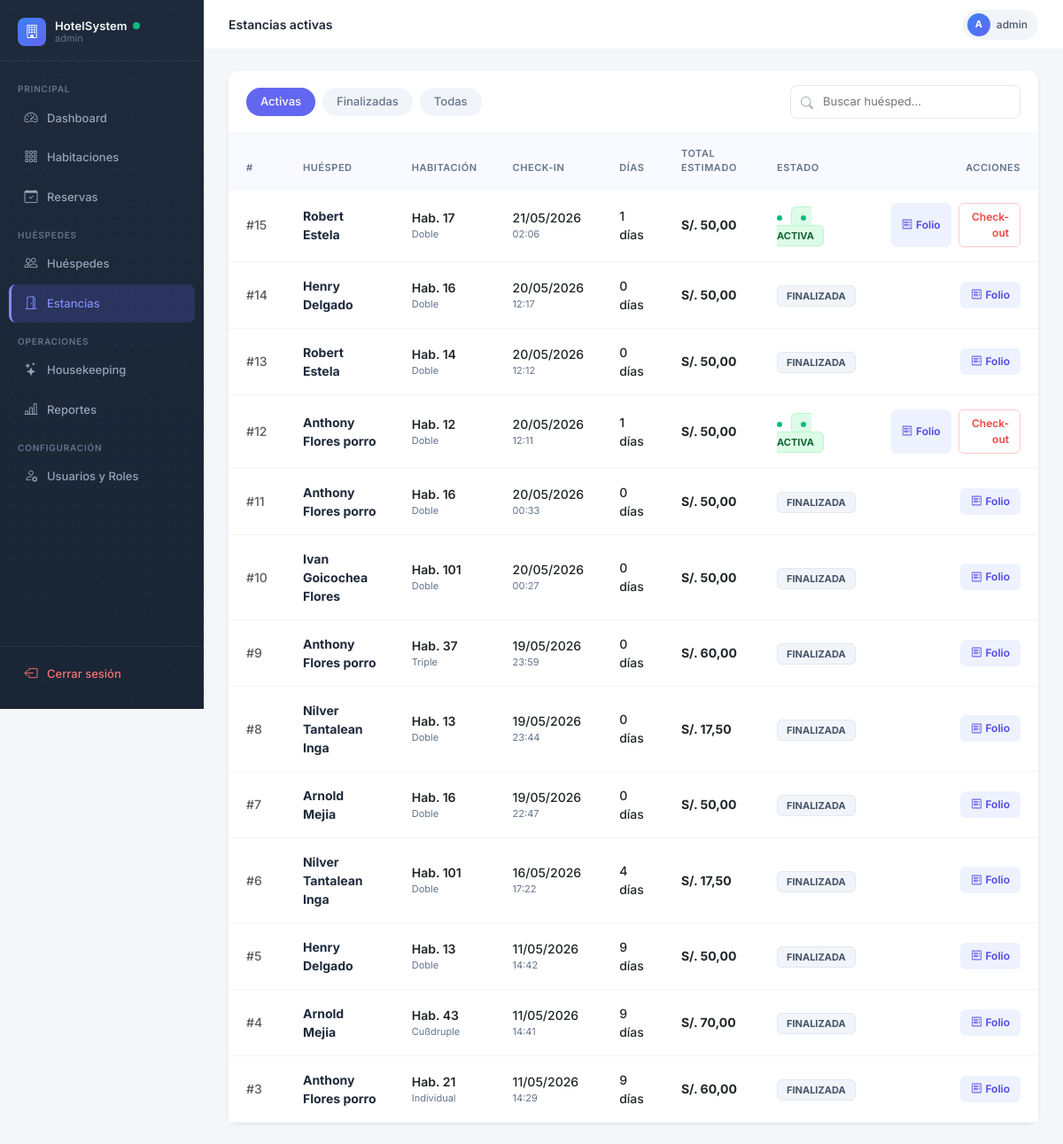
/estancias/ (signed in), run on the app's committed database.
### estancias/models.py (models this page shows, shortened)
class Estancia(models.Model):
    ACTIVA = 'ACTIVA'
    FINALIZADA = 'FINALIZADA'
    ESTADO_CHOICES = [
        (ACTIVA, 'Activa'),
        (FINALIZADA, 'Finalizada'),
    ]
    reserva = models.OneToOneField(Reserva, on_delete=models.CASCADE, related_name='estancia')
    habitacion = models.ForeignKey(Habitacion, on_delete=models.CASCADE, related_name='estancias')
    fecha_checkin = models.DateTimeField(auto_now_add=True)
    fecha_checkout = models.DateTimeField(null=True, blank=True)
    precio_final = models.DecimalField(max_digits=10, decimal_places=2, default=0)
    estado = models.CharField(max_length=20, choices=ESTADO_CHOICES, default=ACTIVA)
    class Meta:
        verbose_name = 'Estancia'
        verbose_name_plural = 'Estancias'

### reservas/models.py (models this page shows, shortened)
class Reserva(models.Model):
    POR_DIA = 'DIA'
    POR_HORA = 'HORA'
    MODALIDAD_CHOICES = [
        (POR_DIA, 'Por dia'),
        (POR_HORA, 'Por horas'),
    ]
    PENDIENTE = 'PENDIENTE'
    CONFIRMADA = 'CONFIRMADA'
    CHECKIN = 'CHECKIN'
    CHECKOUT = 'CHECKOUT'
    CANCELADA = 'CANCELADA'
    ESTADO_CHOICES = [
        (PENDIENTE, 'Pendiente'),
        (CONFIRMADA, 'Confirmada'),
        (CHECKIN, 'Check-In realizado'),
        (CHECKOUT, 'Check-Out realizado'),
        (CANCELADA, 'Cancelada'),
    ]
    DIRECTO = 'DIRECTO'
    WEB = 'WEB'
    AGENCIA = 'AGENCIA'
    ORIGEN_CHOICES = [
        (DIRECTO, 'Directo'),
        (WEB, 'Web'),
        (AGENCIA, 'Agencia'),
    ]
    hotel = models.ForeignKey(Hotel, on_delete=models.CASCADE, related_name='reservas')
    huesped = models.ForeignKey(Huesped, on_delete=models.CASCADE, related_name='reservas')
    habitacion = models.ForeignKey(Habitacion, on_delete=models.SET_NULL, null=True, blank=True, related_name='reservas')
    fecha_entrada = models.DateField()
    fecha_salida = models.DateField()
    fecha_hora_entrada = models.DateTimeField(null=True, blank=True)
    fecha_hora_salida = models.DateTimeField(null=True, blank=True)
    modalidad = models.CharField(max_length=10, choices=MODALIDAD_CHOICES, default=POR_DIA)
    duracion_horas = models.DecimalField(max_digits=5, decimal_places=2, default=0)
    tolerancia_minutos = models.PositiveIntegerField(default=10)
    cargo_extra_desde_minutos = models.PositiveIntegerField(default=30)
    num_adultos = models.IntegerField(default=1, validators=[MinValueValidator(1)])
    estado = models.CharField(max_length=20, choices=ESTADO_CHOICES, default=PENDIENTE)
    precio_total = models.DecimalField(max_digits=10, decimal_places=2, default=0)
    origen = models.CharField(max_length=10, choices=ORIGEN_CHOICES, default=DIRECTO)
    created_at = models.DateTimeField(auto_now_add=True)
    class Meta:
        verbose_name = 'Reserva'
        verbose_name_plural = 'Reservas'

### huespedes/models.py (models this page shows, shortened)
class Huesped(models.Model):
    DNI = 'DNI'
    PASAPORTE = 'PASAPORTE'
    CE = 'CE'
    TIPO_DOC_CHOICES = [
        (DNI, 'DNI'),
        (PASAPORTE, 'Pasaporte'),
        (CE, 'Carné de Extranjería'),
    ]
    tipo_doc = models.CharField(max_length=10, choices=TIPO_DOC_CHOICES, default=DNI)
    num_doc = models.CharField(max_length=20, unique=True)
    nombres = models.CharField(max_length=100)
    apellidos = models.CharField(max_length=100)
    email = models.EmailField(blank=True, null=True)
    telefono = models.CharField(max_length=20, blank=True, null=True)
    nacionalidad = models.CharField(max_length=50, default='Peruana')
    created_at = models.DateTimeField(auto_now_add=True)
    class Meta:
        verbose_name = 'Huésped'
        verbose_name_plural = 'Huéspedes'

### hotel/models.py (models this page shows, shortened)
class Habitacion(models.Model):
    DISPONIBLE = 'DISPONIBLE'
    OCUPADA = 'OCUPADA'
    LIMPIEZA = 'LIMPIEZA'
    MANTENIMIENTO = 'MANTENIMIENTO'
    ESTADO_CHOICES = [
        (DISPONIBLE, 'Disponible'),
        (OCUPADA, 'Ocupada'),
        (LIMPIEZA, 'En Limpieza'),
        (MANTENIMIENTO, 'En Mantenimiento'),
    ]
    hotel = models.ForeignKey(Hotel, on_delete=models.CASCADE, related_name='habitaciones')
    tipo = models.ForeignKey(TipoHabitacion, on_delete=models.CASCADE, related_name='habitaciones')
    numero = models.CharField(max_length=10)
    piso = models.IntegerField()
    estado = models.CharField(max_length=20, choices=ESTADO_CHOICES, default=DISPONIBLE)
    imagen_url = models.URLField(blank=True, null=True)
    imagenes_urls = models.JSONField(default=list, blank=True)
    class Meta:
        verbose_name = 'Habitación'
        verbose_name_plural = 'Habitaciones'
        unique_together = ['hotel', 'numero']

class TipoHabitacion(models.Model):
    hotel = models.ForeignKey(Hotel, on_delete=models.CASCADE, related_name='tipos_habitacion')
    nombre = models.CharField(max_length=100)
    capacidad = models.IntegerField(validators=[MinValueValidator(1)])
    precio_base = models.DecimalField(max_digits=10, decimal_places=2)
    amenidades = models.JSONField(default=list)
    class Meta:
        verbose_name = 'Tipo de Habitación'
        verbose_name_plural = 'Tipos de Habitación'

### views_frontend.py (the view)
# urls.py: path('estancias/', estancias_lista, name='estancias_lista'),
@login_required
def estancias_lista(request):
    if not _es_recepcionista(request.user):
        return _acceso_denegado(request)
    from django.utils import timezone
    estancias = Estancia.objects.select_related(
        'reserva__huesped', 'habitacion__tipo'
    ).all().order_by('-fecha_checkin')
    for e in estancias:
        if e.fecha_checkout:
            e.dias_estancia = (e.fecha_checkout.date() - e.fecha_checkin.date()).days
        else:
            e.dias_estancia = (timezone.now().date() - e.fecha_checkin.date()).days or 1
    return render(request, 'estancias/lista.html', {'estancias': estancias})

### views_frontend.py (called while the page is built)
def _es_admin(user):
    return user.is_superuser or user.groups.filter(name='admin').exists()

def _es_recepcionista(user):
    return _es_admin(user) or user.groups.filter(name='recepcionista').exists()

### templates/estancias/lista.html (shortened to what this page needs)
{% extends 'base.html' %}
{% block page_title %}Estancias activas{% endblock %}
{% block content %}
<div class="card border-0 shadow-sm" style="border-radius: 12px; background: #fff;">
  <div class="estancias-filters">
    <div class="estancias-tabs">
      <a href="?estado=ACTIVA" class="estancias-tab {% if request.GET.estado == 'ACTIVA' or not request.GET.estado %}active{% endif %}">Activas</a>
      <a href="?estado=FINALIZADA" class="estancias-tab {% if request.GET.estado == 'FINALIZADA' %}active{% endif %}">Finalizadas</a>
      <a href="?estado=TODAS" class="estancias-tab {% if request.GET.estado == 'TODAS' %}active{% endif %}">Todas</a>
    </div>
    <div class="search-wrapper">
      <i class="bi bi-search search-icon"></i>
      <form method="get">
        <input type="text" name="q" value="{{ request.GET.q }}" class="search-input" placeholder="Buscar huésped...">
      </form>
    </div>
  </div>
  <div class="table-responsive">
    <table class="table table-estancias table-hover mb-0" style="width: 100%; border-collapse: collapse;">
      <thead>
        <tr><th>#</th><th>Huésped</th><th>Habitación</th><th>Check-in</th><th>Días</th>{% if not request.user.groups.all|join:',' == 'Recepcionista' %}<th>Total estimado</th>{% endif %}<th>Estado</th><th class="text-end">Acciones</th></tr>
      </thead>
      <tbody>
        {% for e in estancias %}
        <tr>
          <td class="text-muted fw-medium">#{{ e.id }}</td>
          <td>
            <div class="fw-bold" style="color: #1e293b;">{{ e.reserva.huesped.nombres }} {{ e.reserva.huesped.apellidos }}</div>
          </td>
          <td>
            <div class="fw-semibold text-dark">Hab. {{ e.habitacion.numero }}</div>
            <div style="font-size: 11px; color: #64748b;">{{ e.habitacion.tipo.nombre }}</div>
          </td>
          <td>
            <div class="fw-medium text-dark">{{ e.fecha_checkin|date:"d/m/Y" }}</div>
            <div style="font-size: 11px; color: #64748b;">{{ e.fecha_checkin|date:"H:i" }}</div>
          </td>
          <td class="fw-medium text-dark">{{ e.dias_estancia }} días</td>
          {% with user_groups=request.user.groups.all|join:',' %}
          {% if 'Recepcionista' not in user_groups or request.user.is_superuser %}
          <td class="fw-bold text-dark">S/. {{ e.precio_final }}</td>
          {% endif %}
          {% endwith %}
          <td>
            {% if e.estado == 'ACTIVA' %}
            <span class="badge-activa">ACTIVA</span>
            {% else %}
            <span class="badge-finalizada">FINALIZADA</span>
            {% endif %}
          </td>
          <td class="text-end">
            <div class="d-flex gap-2 justify-content-end">
              <a href="/estancias/{{ e.id }}/folio/" class="btn-folio text-decoration-none">
                <i class="bi bi-receipt me-1"></i>Folio
              </a>
              {% if e.estado == 'ACTIVA' %}
              <a href="/estancias/{{ e.id }}/checkout/" class="btn-checkout text-decoration-none"
                 onclick="return confirm('¿Confirmar check-out?')">Check-out</a>
              {% endif %}
            </div>
          </td>
        </tr>
        {% endfor %}
      </tbody>
    </table>
  </div>
</div>
{% endblock %}

### templates/base.html (shortened to what this page needs)
<!DOCTYPE html>
<html lang="es">
<head>
  <link href="https://cdn.jsdelivr.net/npm/bootstrap@5.3.0/dist/css/bootstrap.min.css" rel="stylesheet">
  <link href="https://cdn.jsdelivr.net/npm/bootstrap-icons@1.11.0/font/bootstrap-icons.css" rel="stylesheet">
</head>
<body>
{% if user.is_authenticated %}
<aside class="sidebar">
  <div class="sidebar-brand">
    <div class="sidebar-brand-icon"><i class="bi bi-building"></i></div>
    <div class="sidebar-brand-text">
      <div class="sidebar-brand-name">HotelSystem <span style="width:8px;height:8px;background:#10b981;border-radius:50%;animation: pulse 2s infinite; display: inline-block;"></span></div>
      <div class="sidebar-brand-user">{{ user.username }}</div>
    </div>
  </div>
  <nav class="sidebar-nav">
    {% with groups=request.user.groups.all|stringformat:"s" %}
    {% if request.user.is_superuser or 'admin' in groups or 'recepcionista' in groups %}
    <div class="sidebar-section">Principal</div>
    <a href="/dashboard/" class="nav-link {% if request.path == '/dashboard/' %}active{% endif %}">
      <i class="bi bi-speedometer2"></i>Dashboard
    </a>
    <a href="/habitaciones/" class="nav-link {% if '/habitaciones/' in request.path %}active{% endif %}">
      <i class="bi bi-grid-3x3-gap"></i>Habitaciones
    </a>
    <a href="/reservas/" class="nav-link {% if '/reservas/' in request.path %}active{% endif %}">
      <i class="bi bi-calendar-check"></i>Reservas
    </a>
    <div class="sidebar-section">Huéspedes</div>
    <a href="/huespedes/" class="nav-link {% if '/huespedes/' in request.path %}active{% endif %}">
      <i class="bi bi-people"></i>Huéspedes
    </a>
    <a href="/estancias/" class="nav-link {% if '/estancias/' in request.path %}active{% endif %}">
      <i class="bi bi-door-open"></i>Estancias
    </a>
    {% endif %}
    <div class="sidebar-section">Operaciones</div>
    {% if request.user.is_superuser or 'admin' in groups or 'housekeeping' in groups %}
    <a href="/housekeeping/" class="nav-link {% if '/housekeeping/' in request.path %}active{% endif %}">
      <i class="bi bi-stars"></i>Housekeeping
    </a>
    {% endif %}
    {% if request.user.is_superuser or 'admin' in groups or 'recepcionista' in groups %}
    <a href="/reportes/" class="nav-link {% if '/reportes/' in request.path %}active{% endif %}">
      <i class="bi bi-bar-chart-line"></i>Reportes
    </a>
    {% endif %}
    {% if request.user.is_superuser or 'admin' in groups %}
    <div class="sidebar-section">Configuración</div>
    <a href="/usuarios/" class="nav-link {% if '/usuarios/' in request.path %}active{% endif %}">
      <i class="bi bi-person-gear"></i>Usuarios y Roles
    </a>
    {% endif %}
    {% endwith %}
  </nav>
  <div class="sidebar-footer">
    <a href="/logout/" class="nav-link logout">
      <i class="bi bi-box-arrow-left"></i>Cerrar sesión
    </a>
  </div>
</aside>
<header class="navbar-top">
  <span class="navbar-top-title">{% block page_title %}{% endblock %}</span>
  <div class="user-chip">
    <div class="user-chip-avatar">{{ user.username|slice:":1"|upper }}</div>
    {{ user.username }}
  </div>
</header>
<main class="main-content">
  {% block content %}{% endblock %}
</main>
{% else %}
{% block auth_content %}{% endblock %}
{% endif %}
</body>
</html>

### templates/base.html (style rules this page uses)
*, *::before, *::after { box-sizing: border-box; transition: background-color 0.15s ease, border-color 0.15s ease, box-shadow 0.15s ease, transform 0.15s ease; }
body { font-family: 'Inter', system-ui, sans-serif; background: #f5f6fa; color: #374151; font-size: 14px; -webkit-font-smoothing: antialiased; }
h1, h2, h3, h4, h5, h6, .navbar-top-title, .form-section-title { color: #1f2937; }
.sidebar { width: 230px; min-height: 100vh; background: linear-gradient(180deg, #1e2a3b 0%, #1a2535 100%); background-image: radial-gradient(circle, rgba(255,255,255,0.03) 1px, transparent 1px), linear-gradient(180deg, #1e2a3b 0%, #1a2535 100%); background-size: 20px 20px, 100% 100%; position: fixed; top: 0; left: 0; z-index: 100; display: flex; flex-direction: column; padding: 0; }
.sidebar-brand { display: flex; align-items: center; gap: 10px; padding: 20px 20px 16px; border-bottom: 1px solid rgba(255,255,255,.06); }
.sidebar-brand-icon { width: 32px; height: 32px; border-radius: 8px; background: linear-gradient(135deg, #3b82f6, #6366f1); display: flex; align-items: center; justify-content: center; color: #fff; font-size: 15px; flex-shrink: 0; }
.sidebar-brand-text { line-height: 1.2; }
.sidebar-brand-name { color: #f8fafc; font-size: 13px; font-weight: 600; letter-spacing: .01em; display: flex; align-items: center; gap: 6px; }
.sidebar-brand-user { color: #64748b; font-size: 11px; }
.sidebar-nav { padding: 12px 10px; flex: 1; }
.sidebar-section { color: #64748b; font-size: 10px; font-weight: 600; letter-spacing: .08em; text-transform: uppercase; padding: 12px 10px 4px; }
.nav-link { display: flex; align-items: center; gap: 9px; color: #94a3b8; font-size: 13px; font-weight: 500; padding: 10px 16px; border-radius: 8px; margin-bottom: 2px; transition: background .15s, color .15s, transform .15s, padding .15s, border .15s; text-decoration: none; border-left: 0px solid transparent; }
.nav-link i { font-size: 15px; flex-shrink: 0; width: 18px; text-align: center; }
.nav-link.active { background: rgba(99,102,241,.2); color: #818cf8; border-left: 3px solid #818cf8; padding-left: 13px; }
.nav-link.active i { color: #818cf8; }
.sidebar-footer { padding: 10px 10px 16px; border-top: 1px solid rgba(255,255,255,.06); }
.nav-link.logout { color: #f87171; }
.navbar-top { margin-left: 230px; position: sticky; top: 0; z-index: 99; background: #fff; border-bottom: 1px solid #f1f5f9; padding: 0 28px; height: 56px; display: flex; align-items: center; justify-content: space-between; }
.navbar-top-title { font-size: 14px; font-weight: 600; color: #1f2937; }
.user-chip { display: flex; align-items: center; gap: 7px; background: #f1f5f9; border-radius: 20px; padding: 4px 12px 4px 5px; font-size: 12px; font-weight: 500; color: #475569; }
.user-chip-avatar { width: 26px; height: 26px; border-radius: 50%; background: linear-gradient(135deg, #3b82f6, #6366f1); color: #fff; font-size: 11px; font-weight: 700; display: flex; align-items: center; justify-content: center; }
.main-content { margin-left: 230px; padding: 24px 28px; min-height: 100vh; }
.card { border: 1px solid #e2e8f0; border-radius: 10px; box-shadow: 0 1px 3px rgba(15,23,42,.05); background: #fff; }
.table { font-size: 13.5px; }
.table th { font-weight: 600; font-size: 11.5px; letter-spacing: .03em; text-transform: uppercase; color: #64748b; }
.table-hover > tbody > tr { transition: background-color 0.1s ease; cursor: pointer; }
.badge-activa-anim::before { content: ""; display: inline-block; width: 6px; height: 6px; border-radius: 50%; margin-right: 6px; animation: blink 1.5s infinite; background: #10b981; }

### data on the page
Estancia: id "15", reserva.huesped.nombres "Robert", reserva.huesped.apellidos "Estela", habitacion.numero "17", habitacion.tipo.nombre "Doble", fecha_checkin "21/05/2026", fecha_checkin "02:06", dias_estancia "1", precio_final "50,00", estado "ACTIVA"
Estancia: id "14", reserva.huesped.nombres "Henry", reserva.huesped.apellidos "Delgado", habitacion.numero "16", habitacion.tipo.nombre "Doble", fecha_checkin "20/05/2026", fecha_checkin "12:17", dias_estancia "0", precio_final "50,00", estado "FINALIZADA"
Estancia: id "13", reserva.huesped.nombres "Robert", reserva.huesped.apellidos "Estela", habitacion.numero "14", habitacion.tipo.nombre "Doble", fecha_checkin "20/05/2026", fecha_checkin "12:12", dias_estancia "0", precio_final "50,00", estado "FINALIZADA"
Estancia: id "12", reserva.huesped.nombres "Anthony", reserva.huesped.apellidos "Flores porro", habitacion.numero "12", habitacion.tipo.nombre "Doble", fecha_checkin "20/05/2026", fecha_checkin "12:11", dias_estancia "1", precio_final "50,00", estado "ACTIVA"
Estancia: id "11", reserva.huesped.nombres "Anthony", reserva.huesped.apellidos "Flores porro", habitacion.numero "16", habitacion.tipo.nombre "Doble", fecha_checkin "20/05/2026", fecha_checkin "00:33", dias_estancia "0", precio_final "50,00", estado "FINALIZADA"
Estancia: id "10", reserva.huesped.nombres "Ivan", reserva.huesped.apellidos "Goicochea Flores", habitacion.numero "101", habitacion.tipo.nombre "Doble", fecha_checkin "20/05/2026", fecha_checkin "00:27", dias_estancia "0", precio_final "50,00", estado "FINALIZADA"
Estancia: id "9", reserva.huesped.nombres "Anthony", reserva.huesped.apellidos "Flores porro", habitacion.numero "37", habitacion.tipo.nombre "Triple", fecha_checkin "19/05/2026", fecha_checkin "23:59", dias_estancia "0", precio_final "60,00", estado "FINALIZADA"
Estancia: id "8", reserva.huesped.nombres "Nilver", reserva.huesped.apellidos "Tantalean Inga", habitacion.numero "13", habitacion.tipo.nombre "Doble", fecha_checkin "19/05/2026", fecha_checkin "23:44", dias_estancia "0", precio_final "17,50", estado "FINALIZADA"
Estancia: id "7", reserva.huesped.nombres "Arnold", reserva.huesped.apellidos "Mejia", habitacion.numero "16", habitacion.tipo.nombre "Doble", fecha_checkin "19/05/2026", fecha_checkin "22:47", dias_estancia "0", precio_final "50,00", estado "FINALIZADA"
Estancia: id "6", reserva.huesped.nombres "Nilver", reserva.huesped.apellidos "Tantalean Inga", habitacion.numero "101", habitacion.tipo.nombre "Doble", fecha_checkin "16/05/2026", fecha_checkin "17:22", dias_estancia "4", precio_final "17,50", estado "FINALIZADA"
Estancia: id "5", reserva.huesped.nombres "Henry", reserva.huesped.apellidos "Delgado", habitacion.numero "13", habitacion.tipo.nombre "Doble", fecha_checkin "11/05/2026", fecha_checkin "14:42", dias_estancia "9", precio_final "50,00", estado "FINALIZADA"
Estancia: id "4", reserva.huesped.nombres "Arnold", reserva.huesped.apellidos "Mejia", habitacion.numero "43", habitacion.tipo.nombre "Cußdruple", fecha_checkin "11/05/2026", fecha_checkin "14:41", dias_estancia "9", precio_final "70,00", estado "FINALIZADA"
Estancia: id "3", reserva.huesped.nombres "Anthony", reserva.huesped.apellidos "Flores porro", habitacion.numero "21", habitacion.tipo.nombre "Individual", fecha_checkin "11/05/2026", fecha_checkin "14:29", dias_estancia "9", precio_final "60,00", estado "FINALIZADA"

### other printed values
{{ user.username }} "admin"
{{ user.username|slice:":1"|upper }} "A"
